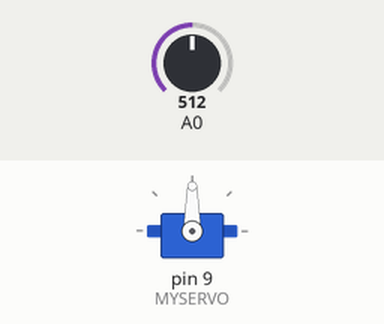
A sketch run on a simulated Arduino Uno, built with avr-gcc and run on an emulated ATmega328P. Parts: servo. The test bench sets the inputs (shaded band); at power-on: A0 = 512.

Above: at 1.2 s.
1.3 s: A0 set to 716
At 1.8 s:
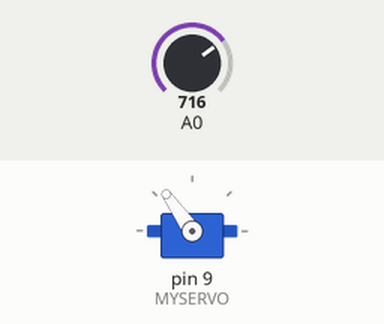
2.8 s: A0 set to 900
At 4.0 s:
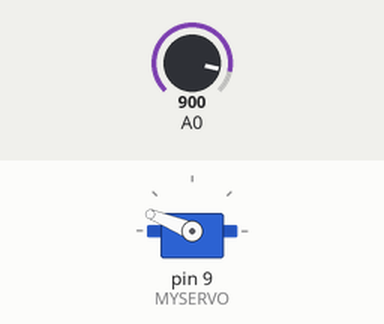
4.3 s: A0 set to 1023
At 5.3 s:
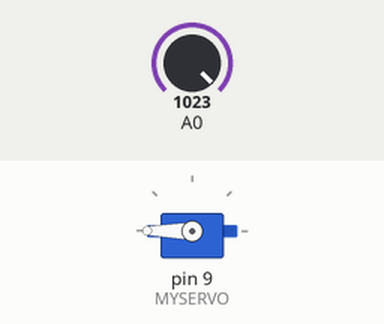
5.8 s: A0 set to 306
At 6.5 s:
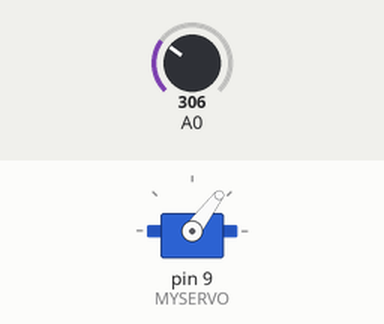
7.3 s: A0 set to 122
At 7.6 s:
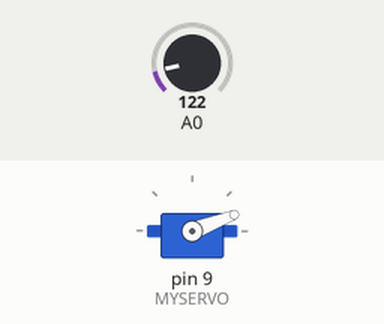
Timing chart, 0 to 9.8 s (numbered marks = the images above; inputs shaded):
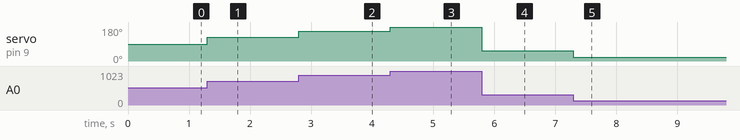

Measured:
- after the input at 1.3 s, servo on pin 9 (MYSERVO): 90° → 125° at once
- after the input at 2.8 s, servo on pin 9 (MYSERVO): 125° → 158° at once
- after the input at 4.3 s, servo on pin 9 (MYSERVO): 158° → 180° at once
- after the input at 5.8 s, servo on pin 9 (MYSERVO): 180° → 53° at once
- after the input at 7.3 s, servo on pin 9 (MYSERVO): 53° → 21° at once

The sketch:

SERVO.ino
```cpp
/*
SERVO SKETCH

*/


#include <Servo.h>

Servo MYSERVO;  // create servo object to control a servo
                // a maximum of eight servo objects can be created

void setup()
{
  MYSERVO.attach(9);  // attaches the servo on pin 9 to the servo object
}


void loop()
{
int POT_VALUE = analogRead(0);

POT_VALUE = map (POT_VALUE, 0, 1023, 0, 180);
MYSERVO.write(POT_VALUE);


}
```
